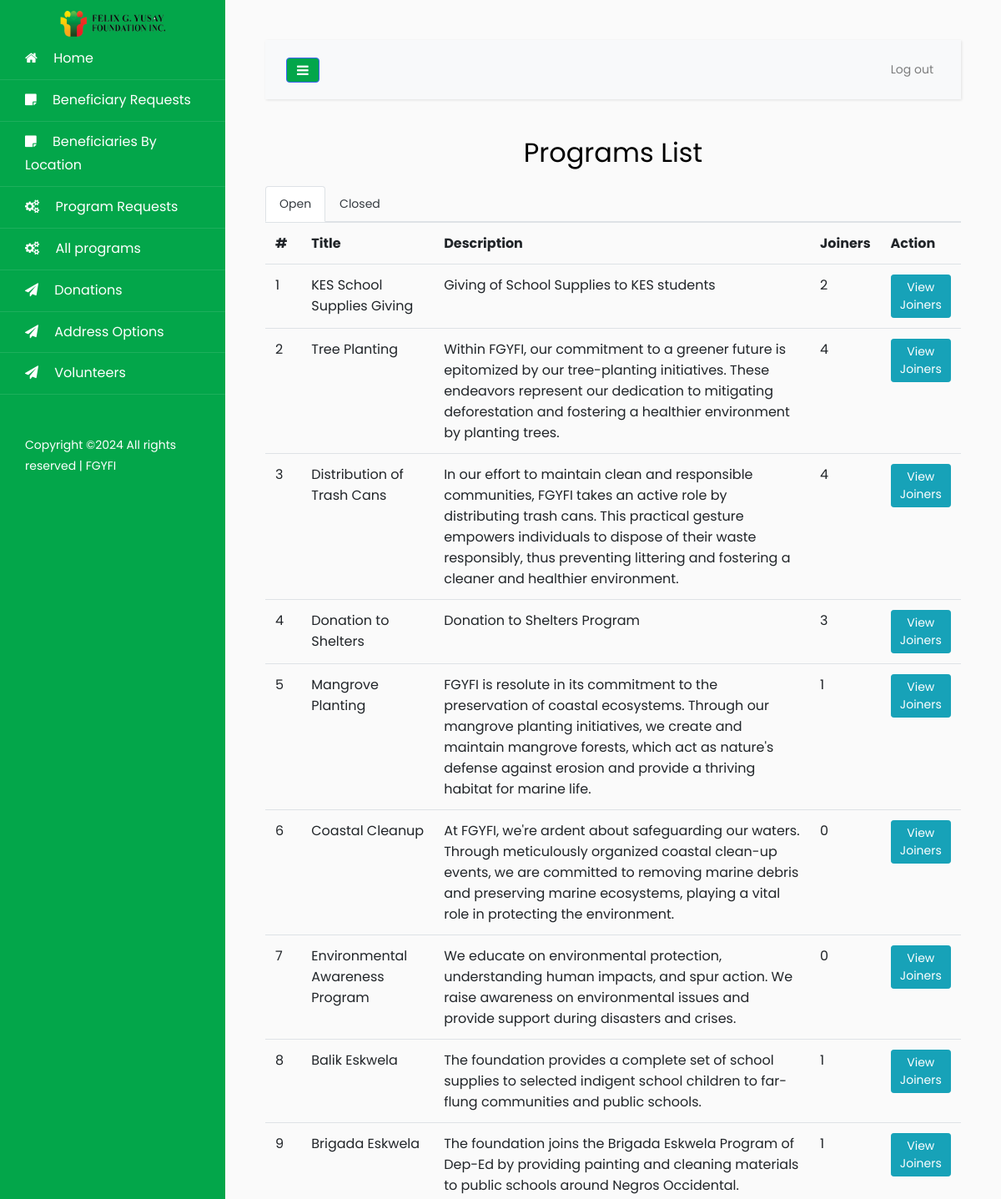
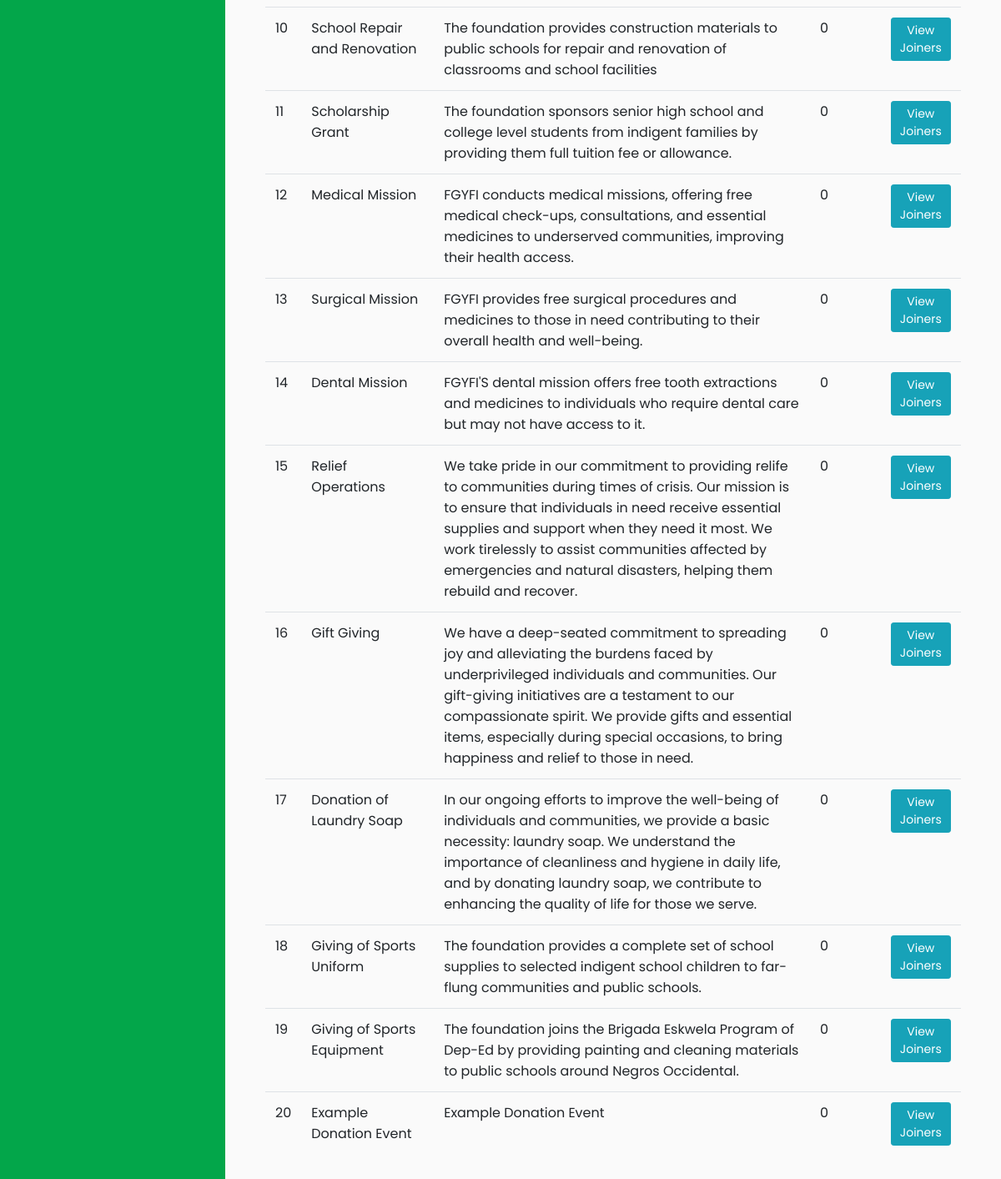
The page /pages/all-programs.php (signed in) on the database its author committed (2 pictures, top to bottom).
### tables this page shows
CREATE TABLE `program` (
  `Id` int(11) NOT NULL AUTO_INCREMENT,
  `title` varchar(255) DEFAULT NULL,
  `date` date DEFAULT NULL,
  `time` time DEFAULT NULL,
  `description` text,
  `categoryId` int(11) DEFAULT NULL,
  `address` text,
  `notes` text,
  `maxVolunteer` int(255) DEFAULT NULL,
  `amountSpent` double DEFAULT NULL,
  `status` varchar(255) DEFAULT 'Pending',
  `image` varchar(150) NOT NULL,
  PRIMARY KEY (`Id`)
);

### config/functions.php (called while the page is built, shortened)
<?php
function get_query_string($keyword, $default){
	return (isset($_GET[$keyword]) && $_GET[$keyword] != '') ? $_GET[$keyword] : $default;
}
?>

### config/Models.php (called while the page is built, shortened)
<?php
include "CRUD.php";
include "functions.php";
function program() {
	$crud = new CRUD;
	$crud->table = "program";
	return $crud;
}
function joiner() {
	$crud = new CRUD;
	$crud->table = "joiner";
	return $crud;
}
?>

### config/CRUD.php (called while the page is built)
<?php class CRUD{var $table;var $obj=array();function arrayToQuery($query){$query_array=array();foreach($query as $key=>$key_value){if($key_value=="NOW()"){$query_array[]="$key=$key_value";}else{$query_array[]="$key='".htmlspecialchars($key_value,ENT_QUOTES)."'";}}return implode(', ',$query_array);}function list($query=""){$query=$query?"where ".$query:"";$db=Database::connect();$pdo=$db->prepare("select * from $this->table $query");$pdo->execute();$result=$pdo->fetchAll(PDO::FETCH_OBJ);Database::disconnect();return $result;}function count($query=""){$query=$query?"where ".$query:"";$db=Database::connect();$pdo=$db->prepare("select * from $this->table $query");$pdo->execute();Database::disconnect();return $pdo->rowCount();}function get($args){$db=Database::connect();$pdo=$db->prepare("select * from $this->table where $args");$pdo->execute();$result=$pdo->fetch(PDO::FETCH_OBJ);Database::disconnect();return $result;}function create(){$object=$this->arrayToQuery($this->obj);$db=Database::connect();$pdo=$db->prepare("insert into $this->table set $object");$pdo->execute();Database::disconnect();}function update($args){$object=$this->arrayToQuery($this->obj);$db=Database::connect();$pdo=$db->prepare("update $this->table set $object where $args");$pdo->execute();Database::disconnect();}function delete($args){$db=Database::connect();$pdo=$db->prepare("delete from $this->table where $args");$pdo->execute();Database::disconnect();}} ?>

### pages/all-programs.php (the view, shortened to what this page needs)
<?php
$ROOT_DIR="../";
include $ROOT_DIR . "templates/header.php";
$status = get_query_string("status", "Approved");
$program_list = program()->list("status='$status'");
$oActive = "";
$cActive = "";
if ($status=="Approved") {
  $oActive = "active";
}
?>
<center>
<h2>Programs List</h2>
</center>
<ul class="nav nav-tabs mt-3">
<li class="nav-item">
  <a class="nav-link text-dark <?=$oActive?>" href="?status=Approved">Open</a>
</li>
<li class="nav-item">
  <a class="nav-link text-dark <?=$cActive?>" href="?status=Closed">Closed</a>
</li>
</ul>
<table class="table">
  <tr>
    <th>#</th>
    <th>Title</th>
    <th>Description</th>
    <th>Joiners</th>
    <th>Action</th>
  </tr>
<?php
  $count = 0;
 foreach ($program_list as $row):
   $countJoiners = joiner()->count("programId=$row->Id");
   $count +=1;
    ?>
  <tr class="item-items">
    <td class="item-data"
    ><?=$count;?></td>
    <td><?=$row->title;?></td>
    <td><?=$row->description;?></td>
    <td><?=$countJoiners;?></td>
    <td>
      <div class="action-btn">
        <a href="joiners.php?Id=<?=$row->Id;?>" class="btn btn-info btn-sm">View Joiners</a>
      </div>
    </td>
  </tr>
<?php endforeach; ?>
</table>
      <?php include $ROOT_DIR . "templates/footer.php"; ?>

### rows shown on the page
program: title "KES School Supplies Giving", description "Giving of School Supplies to KES students", countJoiners "2"
program: title "Tree Planting", description "Within FGYFI, our commitment to a greener future is epitomized by our tree-planting initiatives. These endeavors represent our dedication to mitigating deforestation and fostering a healthier environment by planting trees.", countJoiners "4"
program: title "Distribution of Trash Cans", description "In our effort to maintain clean and responsible communities, FGYFI takes an active role by distributing trash cans. This practical gesture empowers individuals to dispose of their waste responsibly, thus preventing littering and fostering a cleaner and healthier environment.", countJoiners "4"
program: title "Donation to Shelters", description "Donation to Shelters Program", countJoiners "3"
program: title "Mangrove Planting", description "FGYFI is resolute in its commitment to the preservation of coastal ecosystems. Through our mangrove planting initiatives, we create and maintain mangrove forests, which act as nature's defense against erosion and provide a thriving habitat for marine life.", countJoiners "1"
program: title "Coastal Cleanup", description "At FGYFI, we're ardent about safeguarding our waters. Through meticulously organized coastal clean-up events, we are committed to removing marine debris and preserving marine ecosystems, playing a vital role in protecting the environment.", countJoiners "0"
program: title "Environmental Awareness Program", description "We educate on environmental protection, understanding human impacts, and spur action. We raise awareness on environmental issues and provide support during disasters and crises.", countJoiners "0"
program: title "Balik Eskwela", description "The foundation provides a complete set of school supplies to selected indigent school children to far-flung communities and public schools.", countJoiners "1"
program: title "Brigada Eskwela", description "The foundation joins the Brigada Eskwela Program of Dep-Ed by providing painting and cleaning materials to public schools around Negros Occidental.", countJoiners "1"
program: title "School Repair and Renovation", description "The foundation provides construction materials to public schools for repair and renovation of classrooms and school facilities", countJoiners "0"
program: title "Scholarship Grant", description "The foundation sponsors senior high school and college level students from indigent families by providing them full tuition fee or allowance.", countJoiners "0"
program: title "Medical Mission", description "FGYFI conducts medical missions, offering free medical check-ups, consultations, and essential medicines to underserved communities, improving their health access.", countJoiners "0"
program: title "Surgical Mission", description "FGYFI provides free surgical procedures and medicines to those in need contributing to their overall health and well-being.", countJoiners "0"
program: title "Dental Mission", description "FGYFI'S dental mission offers free tooth extractions and medicines to individuals who require dental care but may not have access to it.", countJoiners "0"
program: title "Relief Operations", description "We take pride in our commitment to providing relife to communities during times of crisis. Our mission is to ensure that individuals in need receive essential supplies and support when they need it most. We work tirelessly to assist communities affected by emergencies and natural disasters, helping them rebuild and recover.", countJoiners "0"
program: title "Gift Giving", description "We have a deep-seated commitment to spreading joy and alleviating the burdens faced by underprivileged individuals and communities. Our gift-giving initiatives are a testament to our compassionate spirit. We provide gifts and essential items, especially during special occasions, to bring happiness and relief to those in need.", countJoiners "0"
program: title "Donation of Laundry Soap", description "In our ongoing efforts to improve the well-being of individuals and communities, we provide a basic necessity: laundry soap. We understand the importance of cleanliness and hygiene in daily life, and by donating laundry soap, we contribute to enhancing the quality of life for those we serve.", countJoiners "0"
program: title "Giving of Sports Uniform", description "The foundation provides a complete set of school supplies to selected indigent school children to far-flung communities and public schools.", countJoiners "0"
program: title "Giving of Sports Equipment", description "The foundation joins the Brigada Eskwela Program of Dep-Ed by providing painting and cleaning materials to public schools around Negros Occidental.", countJoiners "0"
program: title "Example Donation Event", description "Example Donation Event", countJoiners "0"
